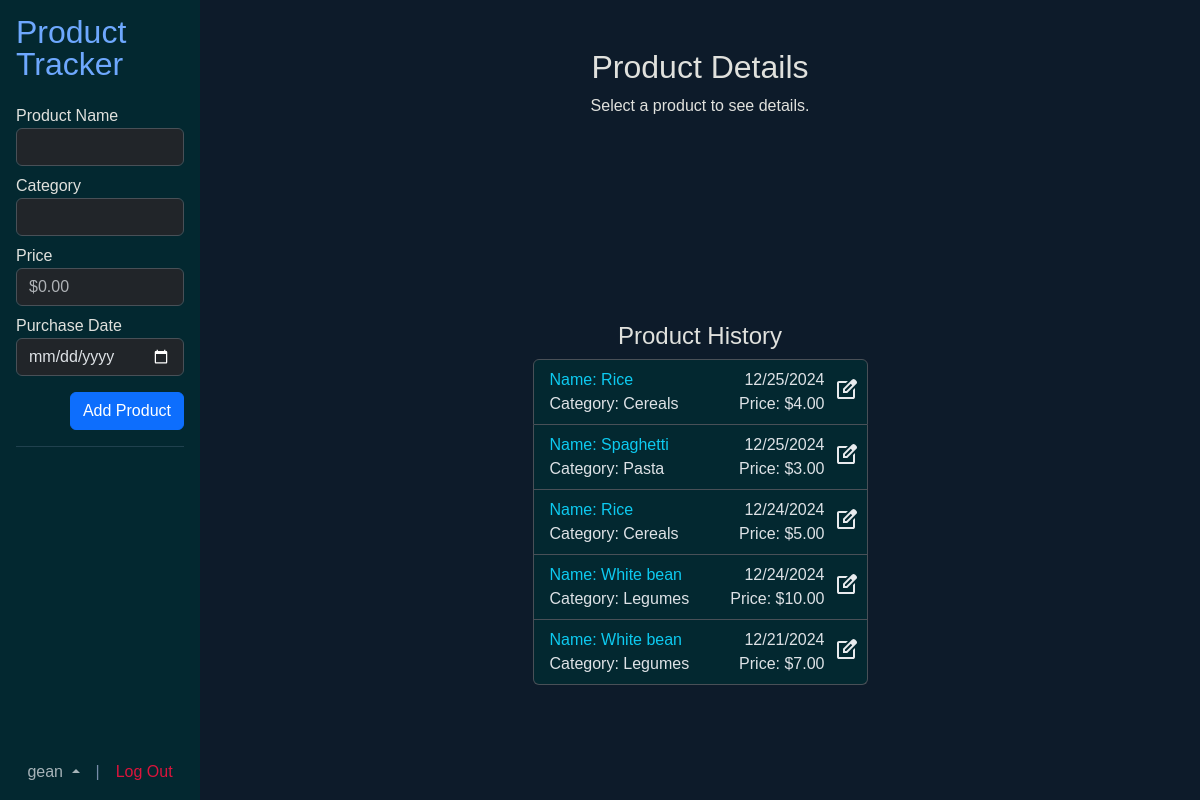
The page / (signed in) on the database its author committed.
### tables this page shows
CREATE TABLE users (
id       INTEGER NOT NULL PRIMARY KEY AUTOINCREMENT,
username TEXT NOT NULL UNIQUE,
pwd      TEXT NOT NULL
);

CREATE TABLE history (
id         INTEGER NOT NULL PRIMARY KEY AUTOINCREMENT,
user_id    INTEGER NOT NULL,
item_id    INTEGER NOT NULL,
t_date INTEGER NOT NULL DEFAULT CURRENT_TIMESTAMP,
price      NUMERIC NOT NULL,
    FOREIGN KEY (user_id) REFERENCES users(id)
        ON UPDATE CASCADE
        ON DELETE CASCADE,
    FOREIGN KEY (item_id) REFERENCES items(id)
        ON UPDATE CASCADE
        ON DELETE CASCADE
);

CREATE TABLE items (
id        INTEGER NOT NULL PRIMARY KEY AUTOINCREMENT,
item_name TEXT NOT NULL UNIQUE,
cat_id    INTEGER NOT NULL,
    FOREIGN KEY (cat_id) REFERENCES categories(id)
    ON UPDATE CASCADE
    ON DELETE CASCADE
);

CREATE TABLE categories (
id       INTEGER NOT NULL PRIMARY KEY AUTOINCREMENT,
cat_name TEXT NOT NULL UNIQUE
);

### app.py (the view)
@app.route("/", methods=["GET"])
@login_required
def index():
    categories = db.execute(text(
        "SELECT id, cat_name AS name FROM categories"
    )).fetchall()
    db.commit()
    products = db.execute(text(
        """SELECT history.id AS hist_id, items.id, item_name AS name, cat_name AS category, price, t_date, username FROM history
            JOIN users ON user_id = users.id
            JOIN items ON item_id = items.id
            JOIN categories ON items.cat_id = categories.id
            WHERE user_id = :user
            ORDER BY t_date DESC"""
    ), {"user": session["user_id"]}).fetchall()
    db.commit()
    try:
        username = db.execute(text(
            "SELECT username FROM users WHERE id = :id"
        ), {"id": session['user_id']}).fetchone().username
    except:
        session.clear()
        return redirect("/")
    return render_template("index.html", products=products, categories=categories, username=username)

### app.py (called while the page is built)
def usd(value):
    return f"${value:,.2f}"

def date_format(pattern, value):
    return time.strftime(pattern, time.localtime(value))

def login_required(f):
    @wraps(f)
    def decorated_function(*args, **kwargs):
        if session.get("user_id") is None:
            return redirect("/login")
        return f(*args, **kwargs)
    return decorated_function

### templates/index.html (shortened to what this page needs)
{% extends "layout.html" %}
{% block main %}
	<div class="d-flex h-100 p-0 m-0">
		<div class="offcanvas-sm" style="width:200px"></div>
		<nav class="offcanvas-sm offcanvas-start p-3 h-100 bg-info-subtle" style="width: 200px; position: fixed;" tabindex="-1" id="offcanvasResponsive" aria-labelledby="offcanvasResponsiveLabel">
            <div class="offcanvas-body-sm" style="height: 60%">
				<h2 class="offcanvas-title mb-4 lh-1"><a href="/">Product Tracker</a></h2>
				<form method="POST" action="{{ url_for('add_product')}}">
					<div class="form-group mb-2">
						<label for="name">Product Name</label>
						<input type="text" class="form-control" id="name" name="name" required autocomplete="name">
					</div>
					<div class="form-group mb-2">
						<label for="category">Category</label>
						<input name="category" class="form-control" list="datalistOptions" id="category" required>
					</div>
					<div class="form-group mb-2">
						<label for="price">Price</label>
						<input type="number" class="form-control" id="price" name="price" required step="0.01" min="0" placeholder="$0.00">
					</div>
					<div class="form-group mb-2">
						<label for="date">Purchase Date</label>
						<input type="date" class="form-control" id="date" name="date" required>
					</div>
					<div class="form-group mb-3 pt-2 text-end">
						<button type="submit" class="btn btn-primary">Add Product</button>
					</div>
				</form>
				<hr style="color: #778DA9">
			</div>
			<div id="user-div" class="offcanvas-footer d-flex justify-content-center align-items-end dropup" style="height:40%">
				<a class="text-muted dropdown-toggle" data-bs-toggle="dropdown" aria-expanded="false" style="cursor: pointer">{{ username }} </a>
				<a class="px-3" style="color: #778DA9">|</a>
				<a href="/logout" style="color: #DC143C">Log Out</a>
			</div>
		</nav>
		<div class="text-center mx-auto p-2 pt-5">
			<div class="text-start pb-4" style="height: 250px; width: 335px;">
				{% if selected_product %}
					<h2 class="pb-4 text-center">Product Details</h2>
					<h4>{{ selected_product.name.capitalize() }}</h3>
					<p>Category: {{ selected_product.category.capitalize() }}</p>
					<p>Price: {{ usd(selected_product.price) }}</p>
					<p>Average Days Between Purchases: {{ avg_days }} days</p>
				{% else %}
					<div class="text-center">
						<h2>Product Details</h2>
						<p>Select a product to see details.</p>
					</div>
				{% endif %}
			</div>
			<div class="mt-4 mx-auto pb-4" style="width: 335px;">
				<h4>Product History</h4>
				<ul id="product-list" class="list-group">
					{% if products %}
						{% for product in products %}
							<li class="bg-info-subtle d-flex list-group-item pb-2 pe-0">
								<div class="w-100 text-start">
									<a href="{{ url_for('product', id=product.hist_id) }}" class="text-body">
										<div class="row">
											<div class="col-auto text-info">Name: {{ product.name.capitalize() }}</div>
											<div class="col text-end">{{ date_format("%m/%d/%Y", product.t_date) }}</div>
										</div>
										<div class="row">
											<div class="col-auto">Category: {{ product.category.capitalize() }}</div>
											<div class="col text-end">Price: {{ usd(product.price) }}</div>
										</div>
									</a>
								</div>
								<div>
									<button name="edit" value="{{ product.hist_id }}" class="btn p-2 pb-0 pt-2" data-bs-toggle="modal" data-bs-target="#modal" data-bs-name="{{ product.name.capitalize() }}">
									</button>
								</div>
							</li>
						{% endfor %}
					{% else %}
							<p>No Products</p>
					{% endif %}
				</ul>
			</div>
		</div>
    </div>
{% endblock %}

### templates/layout.html (shortened to what this page needs)
<!DOCTYPE html>
<html lang="en" data-bs-theme="dark">
<head>
    <link href="https://cdn.jsdelivr.net/npm/bootstrap@5.3.3/dist/css/bootstrap.min.css" rel="stylesheet">
</head>
<body>
    {% block main %} {% endblock %}
</body>
</html>

### templates/layout.html (style rules this page uses)
body { background-color: #0D1B2A; font-family: 'montserrat', sans-serif; color: #E0E1DD; height: 100vh; }
a { text-decoration: none; }

### rows shown on the page
users: username "gean"
history: name "Rice", t_date "12/25/2024", category "Cereals", price "$4.00"
history: name "Spaghetti", t_date "12/25/2024", category "Pasta", price "$3.00"
history: name "Rice", t_date "12/24/2024", category "Cereals", price "$5.00"
history: name "White bean", t_date "12/24/2024", category "Legumes", price "$10.00"
history: name "White bean", t_date "12/21/2024", category "Legumes", price "$7.00"
